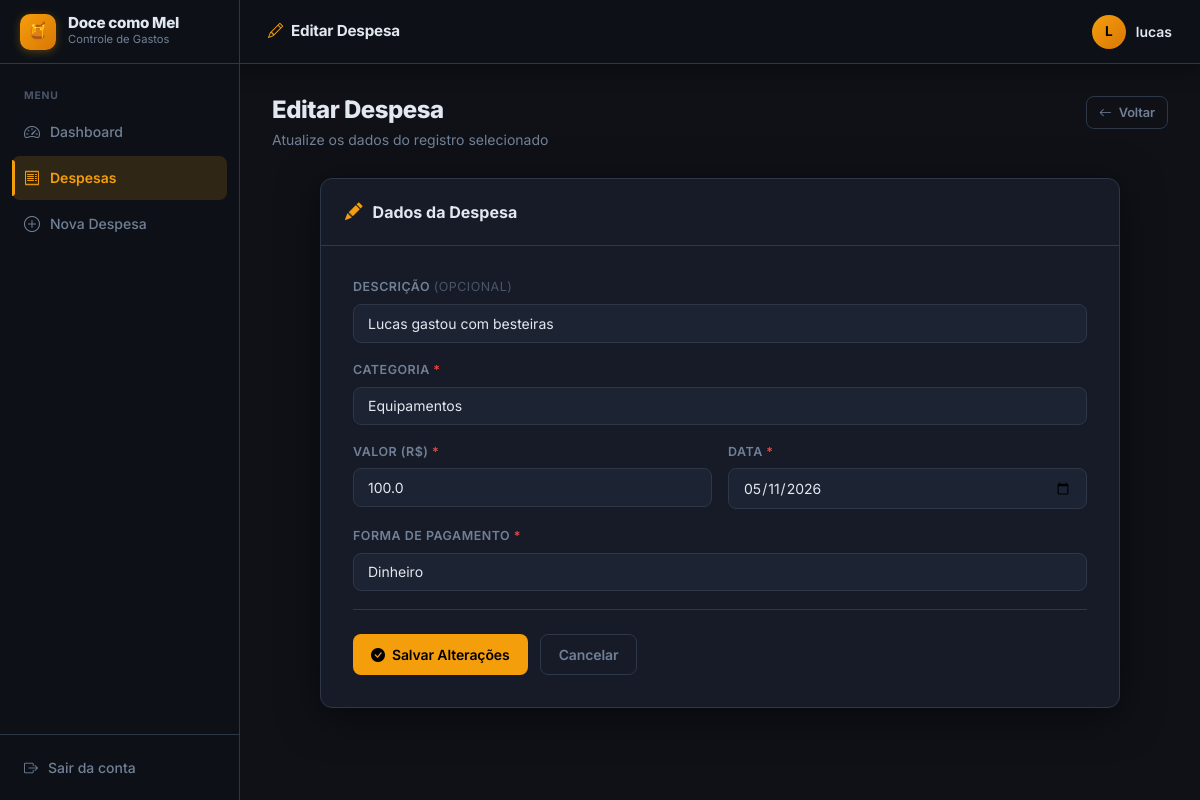
Screenshot of /gastos/editar/2 (signed in) with the database file from the repository.
### app/models/gasto.py (models this page shows, shortened)
class Gasto(db.Model):
    __tablename__ = 'gasto'
    id_gasto = db.Column(db.Integer, primary_key=True)
    valor = db.Column(db.Float, nullable=False)
    data_gasto = db.Column(db.Date, nullable=False, default=date.today)
    forma_pagamento = db.Column(db.String(50), nullable=False)
    descricao = db.Column(db.String(255), nullable=True)
    id_usuario = db.Column(db.Integer, db.ForeignKey('usuario.id_usuario'), nullable=False)
    id_categoria = db.Column(db.Integer, db.ForeignKey('categoria.id_categoria'), nullable=False)

### app/models/categoria.py (models this page shows, shortened)
class Categoria(db.Model):
    __tablename__ = 'categoria'
    id_categoria = db.Column(db.Integer, primary_key=True)
    nome_categoria = db.Column(db.String(100), nullable=False, unique=True)
    gastos = db.relationship('Gasto', backref='categoria', lazy=True)

### app/routes/gastos.py (the view, shortened to what this page needs)
@gastos_bp.route('/editar/<int:id>', methods=['GET', 'POST'])
@login_required
def editar(id):
    gasto = GastoService.buscar_por_id(id)
    if not gasto or gasto.id_usuario != session['id_usuario']:
        flash('Despesa não encontrada.', 'danger')
        return redirect(url_for('gastos.listar'))
    categorias = CategoriaService.listar_todas()
    return render_template('gastos/editar.html', gasto=gasto, categorias=categorias,
                           formas=FORMAS_PAGAMENTO)

### app/services/categoria_service.py (called while the page is built)
    @staticmethod
    def listar_todas() -> list[Categoria]:
        return Categoria.query.order_by(Categoria.nome_categoria).all()

### app/services/gasto_service.py (called while the page is built)
    @staticmethod
    def buscar_por_id(id_gasto: int) -> Gasto | None:
        return db.session.get(Gasto, id_gasto)

### app/utils.py (called while the page is built)
def login_required(f):
    @wraps(f)
    def decorated(*args, **kwargs):
        if 'id_usuario' not in session:
            return redirect(url_for('auth.login'))
        return f(*args, **kwargs)
    return decorated

### app/templates/gastos/editar.html (shortened to what this page needs)
{% extends 'base.html' %}
{% block topbar_title %}<i class="bi bi-pencil" style="color:var(--amber);margin-right:8px;"></i>Editar Despesa{% endblock %}
{% block content %}
<div class="page-header">
    <div>
        <h1 class="page-title">Editar Despesa</h1>
        <p class="page-subtitle">Atualize os dados do registro selecionado</p>
    </div>
    <a href="{{ url_for('gastos.listar') }}" class="btn btn-outline btn-sm">
        <i class="bi bi-arrow-left"></i> Voltar
    </a>
</div>
<div class="form-card">
    <div class="form-card-header">
        <i class="bi bi-pencil-fill"></i>
        <span class="form-card-title">Dados da Despesa</span>
    </div>
    <div class="form-card-body">
        <form method="POST">
            <div class="form-group">
                <label class="form-label">Descrição <span style="color:var(--text-subtle);font-weight:400;">(opcional)</span></label>
                <input type="text" name="descricao" class="form-control"
                       value="{{ gasto.descricao or '' }}"
                       placeholder="Ex: Farinha, embalagens, taxa de entrega...">
            </div>
            <div class="form-group">
                <label class="form-label">Categoria <span style="color:var(--red);">*</span></label>
                <select name="id_categoria" class="form-select" required>
                    {% for cat in categorias %}
                    <option value="{{ cat.id_categoria }}"
                        {% if cat.id_categoria == gasto.id_categoria %}selected{% endif %}>
                        {{ cat.nome_categoria }}
                    </option>
                    {% endfor %}
                </select>
            </div>
            <div class="form-grid-2">
                <div class="form-group">
                    <label class="form-label">Valor (R$) <span style="color:var(--red);">*</span></label>
                    <input type="number" step="0.01" min="0.01" name="valor"
                           class="form-control" value="{{ gasto.valor }}" required>
                </div>
                <div class="form-group">
                    <label class="form-label">Data <span style="color:var(--red);">*</span></label>
                    <input type="date" name="data_gasto" class="form-control"
                           value="{{ gasto.data_gasto }}" required>
                </div>
            </div>
            <div class="form-group">
                <label class="form-label">Forma de Pagamento <span style="color:var(--red);">*</span></label>
                <select name="forma_pagamento" class="form-select" required>
                    {% for fp in formas %}
                    <option value="{{ fp }}" {% if gasto.forma_pagamento == fp %}selected{% endif %}>
                        {{ fp }}
                    </option>
                    {% endfor %}
                </select>
            </div>
            <div class="form-actions">
                <button type="submit" class="btn btn-primary">
                    <i class="bi bi-check-circle-fill"></i> Salvar Alterações
                </button>
                <a href="{{ url_for('gastos.listar') }}" class="btn btn-outline">Cancelar</a>
            </div>
        </form>
    </div>
</div>
{% endblock %}

### app/static/css/style.css (style rules this page uses)
:root { --sidebar-bg: #0d1117; --sidebar-hover: #1c2333; --sidebar-active-bg: rgba(245,158,11,0.15); --sidebar-active-text: #f59e0b; --sidebar-width: 240px; --topbar-height: 64px; --bg: #0f1117; --surface: #161b27; --surface-2: #1c2333; --border: #2d3748; --text: #e2e8f0; --text-muted: #718096; --text-subtle: #4a5568; --amber: #f59e0b; --amber-dark: #d97706; --amber-glow: rgba(245,158,11,0.12); --indigo: #6366f1; --green: #10b981; --red: #ef4444; --shadow-sm: 0 1px 3px rgba(0,0,0,0.4); --shadow: 0 4px 20px rgba(0,0,0,0.4); --shadow-lg: 0 8px 40px rgba(0,0,0,0.5); --radius: 12px; --radius-sm: 8px; --transition: 0.2s ease; }
*, *::before, *::after { box-sizing: border-box; margin: 0; padding: 0; }
body { font-family: 'Inter', sans-serif; background: var(--bg); color: var(--text); display: flex; flex-direction: column; min-height: 100vh; font-size: 14px; line-height: 1.5; -webkit-font-smoothing: antialiased; }
.page-header { display: flex; align-items: flex-start; justify-content: space-between; margin-bottom: 28px; gap: 16px; flex-wrap: wrap; }
.page-title { font-size: 1.5rem; font-weight: 800; color: var(--text); letter-spacing: -0.5px; line-height: 1.2; }
.page-subtitle { font-size: 0.875rem; color: var(--text-muted); margin-top: 4px; }
.btn { display: inline-flex; align-items: center; gap: 7px; padding: 9px 18px; border-radius: var(--radius-sm); font-size: 0.875rem; font-weight: 600; cursor: pointer; border: none; text-decoration: none; transition: all var(--transition); white-space: nowrap; font-family: 'Inter', sans-serif; letter-spacing: -0.1px; }
.btn-primary { background: var(--amber); color: #000; }
.btn-outline { background: transparent; border: 1px solid var(--border); color: var(--text-muted); }
.btn-sm { padding: 6px 12px; font-size: 0.8rem; }
.form-group { margin-bottom: 18px; }
.form-label { display: block; font-size: 0.78rem; font-weight: 600; color: var(--text-muted); text-transform: uppercase; letter-spacing: 0.5px; margin-bottom: 7px; }
.form-control, .form-select { width: 100%; padding: 10px 14px; border: 1.5px solid var(--border); border-radius: var(--radius-sm); font-size: 0.875rem; font-family: 'Inter', sans-serif; color: var(--text); background: var(--surface-2); transition: border-color var(--transition), box-shadow var(--transition); outline: none; -webkit-appearance: none; }
.form-control::placeholder { color: var(--text-subtle); }
.form-select option { background: var(--surface-2); }
.form-grid-2 { display: grid; grid-template-columns: 1fr 1fr; gap: 16px; }
.form-card { background: var(--surface); border: 1px solid var(--border); border-radius: var(--radius); max-width: 800px; margin: 20px auto; overflow: hidden; box-shadow: var(--shadow-lg); }
.form-card-header { padding: 20px 24px; border-bottom: 1px solid var(--border); display: flex; align-items: center; gap: 10px; }
.form-card-header i { color: var(--amber); font-size: 1.1rem; }
.form-card-title { font-size: 1rem; font-weight: 700; color: var(--text); }
.form-card-body { padding: 32px; }
.form-actions { display: flex; gap: 12px; margin-top: 12px; padding-top: 24px; border-top: 1px solid var(--border); }

### rows the page displays
Gasto: descricao "Lucas gastou com besteiras", id_categoria "Equipamentos", valor "100.0", data_gasto "05/11/2026", forma_pagamento "Dinheiro"

### other values shown
{{ session.get('nome_usuario', 'U')[0] }} "L"
{{ session.get('nome_usuario') }} "lucas"
